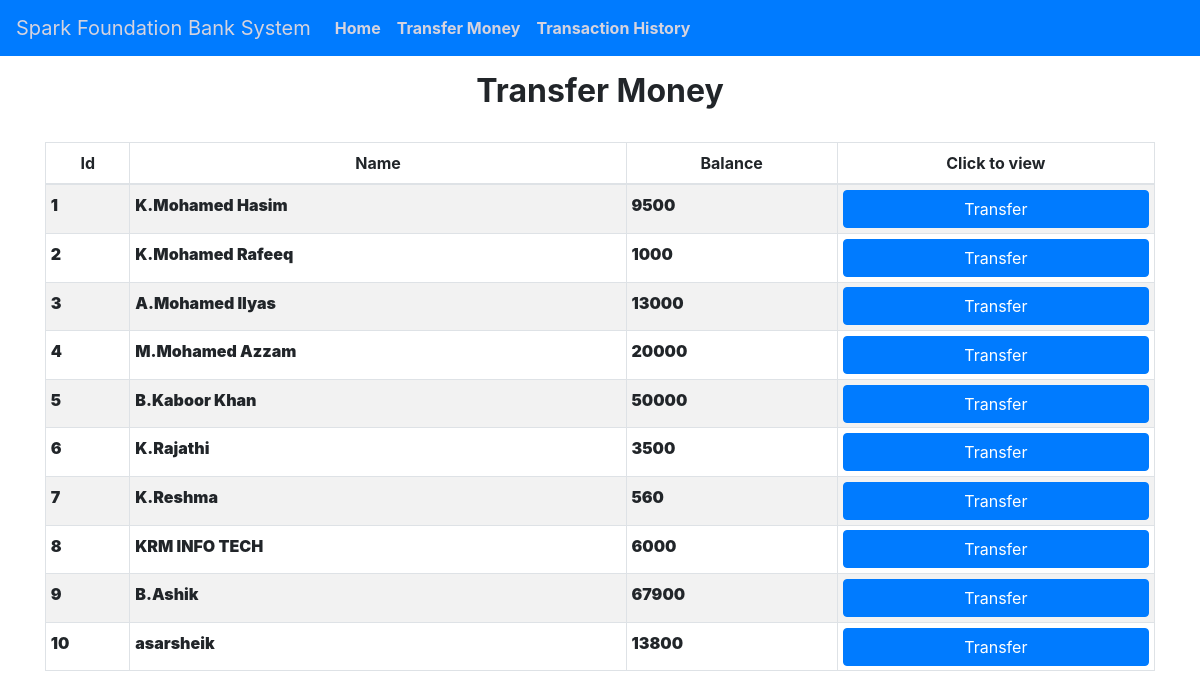
The app's page /transfermoney.php with its own data.
### tables this page shows
CREATE TABLE `users` (
  `id` int(3) NOT NULL,
  `name` varchar(30) NOT NULL,
  `email` varchar(30) NOT NULL,
  `balance` int(8) NOT NULL
);

### transfermoney.php (the view, shortened to what this page needs)
<!DOCTYPE html>
<html lang="en">
<head>
  <link rel="stylesheet" href="./assets/css/bootstrap.min.css">
</head>
<body>
<?php
include 'assets/includes/config.php';
$sql = "SELECT * FROM users";
$result = mysqli_query($conn, $sql);
?>
  <?php include 'assets/includes/navbar.php';?>
<div class="container">
<br><br>
<h2 class="text-center pt-4"><b>Transfer Money<b></h2>
        <br>
            <div class="row">
                <div class="col">
                    <div class="table-responsive-sm">
                    <table class="table table-hover table-sm table-striped table-condensed table-bordered">
                        <thead>
                            <tr>
                            <th scope="col" class="text-center py-2">Id</th>
                            <th scope="col" class="text-center py-2">Name</th>
                            <th scope="col" class="text-center py-2">Balance</th>
							<th scope="col" class="text-center py-2">Click to view</th>
                            </tr>
                        </thead>
                        <tbody>
                <?php
while ($rows = mysqli_fetch_assoc($result)) {
    ?>
                    <tr>
                        <td class="py-2"><?php echo $rows['id'] ?></td>
                        <td class="py-2"><?php echo $rows['name'] ?></td>
                        <td class="py-2"><?php echo $rows['balance'] ?></td>
                        <td>
                                        <button type="button" class="btn btn-block btn-primary" data-toggle="modal" data-target="#myModal<?php echo $rows['id']; ?>">
                                        Transfer
                                        </button>
                        </td>
                    </tr>
                <?php
}
?>
                        </tbody>
                    </table>
                    </div>
                </div>
            </div>
         </div>
</body>
</html>

### assets/includes/navbar.php (shortened to what this page needs)
<nav class="fixed-top navbar navbar-expand-md bg-primary navbar-light">
  <a class="navbar-brand" href="index.php" style="color : #d5d3de ">Spark Foundation Bank System</a>
  <div class="collapse navbar-collapse" id="collapsibleNavbar">
  <ul class="navbar-nav">
    <li class="nav-item">
                <a class="nav-link" href="index.php" style="color : #d5d3de"><b>Home</b></a>
              </li>
              <li class="nav-item">
                <a class="nav-link" href="transfermoney.php" style="color : #d5d3de"><b>Transfer Money</b></a>
              </li>
              <li class="nav-item">
                <a class="nav-link" href="history.php" style="color : #d5d3de"><b>Transaction History</b></a>
              </li>
    </ul>
  </div>
</nav>

### records on screen
users: id "1", name "K.Mohamed Hasim", balance "9500"
users: id "2", name "K.Mohamed Rafeeq", balance "1000"
users: id "3", name "A.Mohamed Ilyas", balance "13000"
users: id "4", name "M.Mohamed Azzam", balance "20000"
users: id "5", name "B.Kaboor Khan", balance "50000"
users: id "6", name "K.Rajathi", balance "3500"
users: id "7", name "K.Reshma", balance "560"
users: id "8", name "KRM INFO TECH", balance "6000"
users: id "9", name "B.Ashik", balance "67900"
users: id "10", name "asarsheik", balance "13800"
